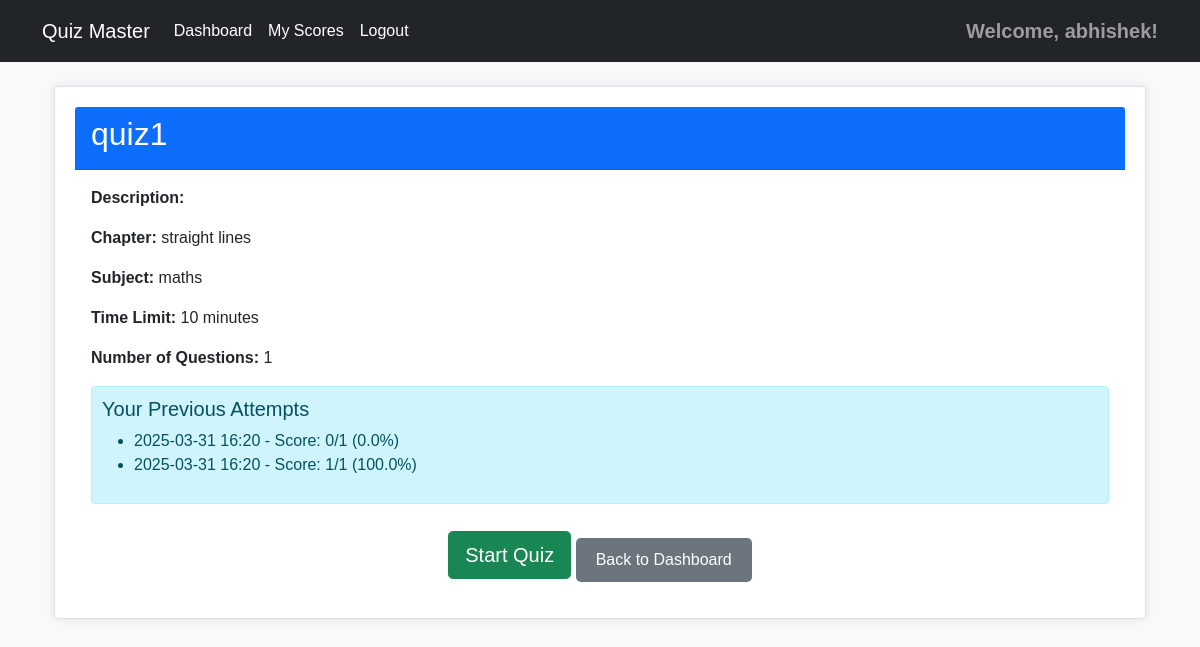
/quiz/quiz/1 (signed in), run on the app's committed database.
### controllers/models.py (models this page shows)
class Quiz(db.Model):
    id = db.Column(db.Integer, primary_key=True)
    title = db.Column(db.String(100), nullable=False)
    description = db.Column(db.Text, nullable=True)
    chapter_id = db.Column(db.Integer, db.ForeignKey('chapter.id'), nullable=False)
    time_limit = db.Column(db.Integer, nullable=False)  # Time limit in minutes
    created_at = db.Column(db.DateTime, default=datetime.utcnow)
    questions = db.relationship('Question', backref='quiz', lazy=True, cascade='all, delete-orphan')
    attempts = db.relationship('QuizAttempt', backref='quiz', lazy=True)

class Chapter(db.Model):
    id = db.Column(db.Integer, primary_key=True)
    name = db.Column(db.String(100), nullable=False)
    description = db.Column(db.Text, nullable=True)
    subject_id = db.Column(db.Integer, db.ForeignKey('subject.id'), nullable=False)
    created_at = db.Column(db.DateTime, default=datetime.utcnow)
    quizzes = db.relationship('Quiz', backref='chapter', lazy=True, cascade='all, delete-orphan')

class Subject(db.Model):
    id = db.Column(db.Integer, primary_key=True)
    name = db.Column(db.String(100), nullable=False)
    description = db.Column(db.Text, nullable=True)
    created_at = db.Column(db.DateTime, default=datetime.utcnow)
    chapters = db.relationship('Chapter', backref='subject', lazy=True, cascade='all, delete-orphan')

class QuizAttempt(db.Model):
    id = db.Column(db.Integer, primary_key=True)
    user_id = db.Column(db.Integer, db.ForeignKey('user.id'), nullable=False)
    quiz_id = db.Column(db.Integer, db.ForeignKey('quiz.id'), nullable=False)
    score = db.Column(db.Integer, nullable=False)
    total_questions = db.Column(db.Integer, nullable=False)
    attempt_date = db.Column(db.DateTime, default=datetime.utcnow)

### controllers/quiz_controller.py (the view)
@quiz_bp.route('/quiz/<int:quiz_id>')
@login_required
def view_quiz(quiz_id):
    quiz = Quiz.query.get_or_404(quiz_id)
    questions = Question.query.filter_by(quiz_id=quiz_id).all()
    user_id = session.get('user_id')
    previous_attempts = QuizAttempt.query.filter_by(user_id=user_id, quiz_id=quiz_id).order_by(QuizAttempt.attempt_date.desc()).all()
    return render_template('quiz/view_quiz.html', quiz=quiz, questions=questions, previous_attempts=previous_attempts)

### controllers/quiz_controller.py (called while the page is built)
def login_required(f):
    @wraps(f)
    def decorated_function(*args, **kwargs):
        if not session.get('user_id'):
            flash('Please log in first.', 'danger')
            return redirect(url_for('auth.login'))
        return f(*args, **kwargs)
    return decorated_function

### templates/quiz/view_quiz.html
{% extends 'base.html' %}
{% block content %}
<div class="container mt-4">
    <div class="card">
        <div class="card-header bg-primary text-white">
            <h2>{{ quiz.title }}</h2>
        </div>
        <div class="card-body">
            <p><strong>Description:</strong> {{ quiz.description }}</p>
            <p><strong>Chapter:</strong> {{ quiz.chapter.name }}</p>
            <p><strong>Subject:</strong> {{ quiz.chapter.subject.name }}</p>
            <p><strong>Time Limit:</strong> {{ quiz.time_limit }} minutes</p>
            <p><strong>Number of Questions:</strong> {{ questions|length }}</p>
            {% if previous_attempts %}
                <div class="alert alert-info">
                    <h5>Your Previous Attempts</h5>
                    <ul>
                        {% for attempt in previous_attempts %}
                            <li>
                                {{ attempt.attempt_date.strftime('%Y-%m-%d %H:%M') }} -
                                Score: {{ attempt.score }}/{{ attempt.total_questions }}
                                ({{ (attempt.score / attempt.total_questions * 100) | round(2) }}%)
                            </li>
                        {% endfor %}
                    </ul>
                </div>
            {% endif %}
            <div class="text-center mt-4">
                <a href="{{ url_for('quiz.start_quiz', quiz_id=quiz.id) }}" class="btn btn-success btn-lg">Start Quiz</a>
                <a href="{{ url_for('quiz.user_dashboard') }}" class="btn btn-secondary">Back to Dashboard</a>
            </div>
        </div>
    </div>
</div>
{% endblock %}

### templates/base.html (shortened to what this page needs)
<!DOCTYPE html>
<html lang="en">
<head>
    <link href="https://cdn.jsdelivr.net/npm/bootstrap@5.1.3/dist/css/bootstrap.min.css" rel="stylesheet">
    <link rel="stylesheet" href="{{ url_for('static', filename='css/styles.css') }}">
</head>
<body>
    <nav class="navbar navbar-expand-lg navbar-dark bg-dark">
        <div class="container">
            <a class="navbar-brand" href="{{ url_for('index') }}">Quiz Master</a>
            <div class="collapse navbar-collapse" id="navbarNav">
                <ul class="navbar-nav">
                    {% if session.get('user_id') %}
                        {% if session.get('is_admin') %}
                            <li class="nav-item">
                                <a class="nav-link" href="{{ url_for('admin.admin_dashboard') }}">Admin Dashboard</a>
                            </li>
                            <li class="nav-item">
                                <a class="nav-link" href="{{ url_for('admin.quiz_management') }}">Manage Quizzes</a>
                            </li>
                        {% else %}
                            <li class="nav-item">
                                <a class="nav-link" href="{{ url_for('quiz.user_dashboard') }}">Dashboard</a>
                            </li>
                            <li class="nav-item">
                                <a class="nav-link" href="{{ url_for('quiz.scores') }}">My Scores</a>
                            </li>
                        {% endif %}
                        <li class="nav-item">
                            <a class="nav-link" href="{{ url_for('auth.logout') }}">Logout</a>
                        </li>
                    {% endif %}
                </ul>
                {% if session.get('username') %}
                    <span class="navbar-text ms-auto">
                        Welcome, {{ session.get('username') }}!
                    </span>
                {% endif %}
            </div>
        </div>
    </nav>
    <div class="container mt-4">
        {% block content %}{% endblock %}
    </div>
</body>
</html>

### static/css/styles.css (style rules this page uses)
body { background-color: #f8f9fa; font-family: Arial, sans-serif; }
.navbar { background-color: #343a40; }
.navbar .nav-link { color: white !important; }
.navbar-text { margin-left: auto; font-size: 1.25rem; font-weight: bold; }
.btn-secondary { background-color: #6c757d; border: none; }
.alert { padding: 10px; margin-bottom: 15px; }
.card { border-radius: 10px; box-shadow: 0px 0px 10px rgba(0, 0, 0, 0.1); padding: 20px; margin-bottom: 20px; border: 1px solid #dee2e6; border-radius: 0.25rem; }
.btn-secondary { background-color: #6c757d; border-color: #6c757d; color: white; padding: 10px 20px; font-size: 16px; border-radius: 5px; text-decoration: none; display: inline-block; margin-top: 10px; }

### data on the page
Quiz: title "quiz1", time_limit "10"
Chapter: chapter.name "straight lines"
Subject: chapter.subject.name "maths"
QuizAttempt: attempt_date "2025-03-31 16:20", score "0", total_questions "1", (attempt.score/attempt.total_questions*100)|round(2) "0.0"
QuizAttempt: attempt_date "2025-03-31 16:20", score "1", total_questions "1", (attempt.score/attempt.total_questions*100)|round(2) "100.0"

### other printed values
{{ session.get('username') }} "abhishek"
{{ questions|length }} "1"
